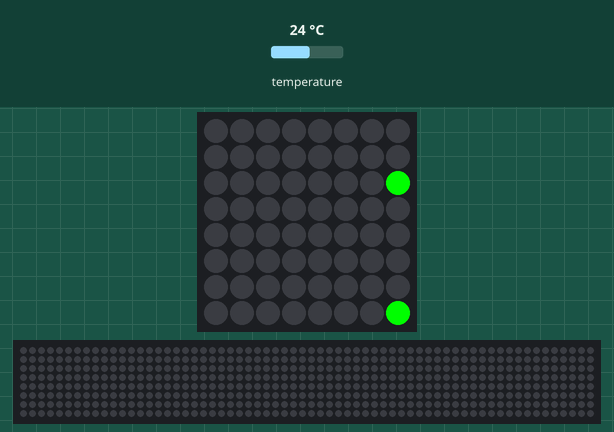
Simulated run of this program. Board: Raspberry Pi (BCM pin numbers) with a Sense HAT. On the bench: the Sense HAT's 8×8 RGB LED matrix, a strip that is not on the board, showing the scrolling text unrolled. The inputs (shaded band) are chosen by the test bench; at power-on: temperature 24 °C. The 64×8 strip is a reading aid, not a part: it shows the text the matrix is scrolling, unrolled, one strip-width of it at a time. At 17.4 s the program stops and its outputs stay as they are.

Above: at 0.7 s.
At 2.5 s:
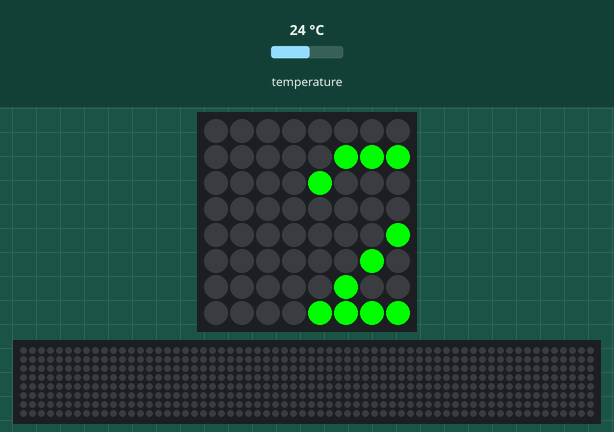
At 4.3 s:
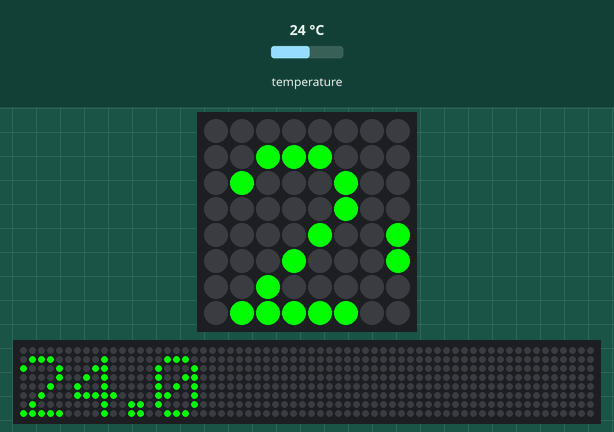
At 8.5 s:
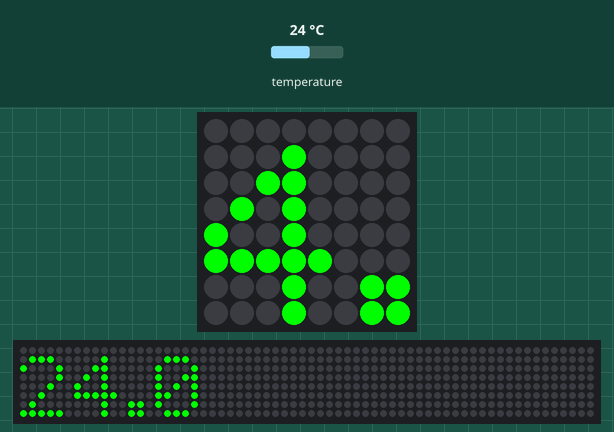
At 12.7 s:
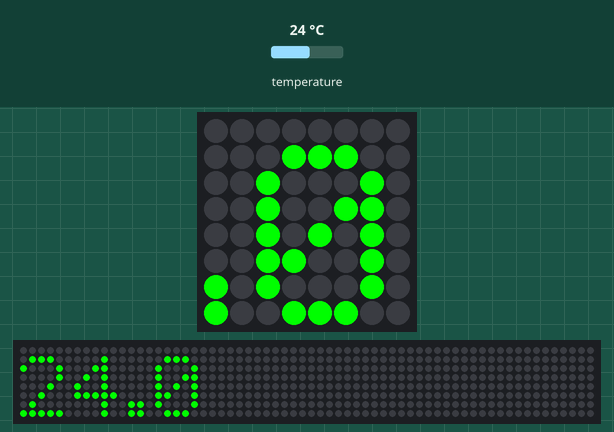
At 16.9 s:
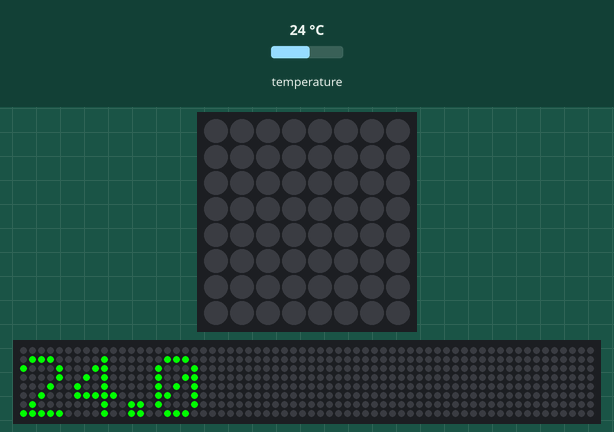

Measured:
- what the display in image 0 shows lasts 0.6 s, from 0.6 s to 1.2 s

The program:

set_pixels.py
```python
from sense_hat import SenseHat

sense = SenseHat()

sense.set_rotation(180)

red = [255, 0, 0]
green = [0,255,0]
blue = [0,0,255]


temp = round(sense.get_temperature(),2)
temp_str = str(temp)

sense.show_message(temp_str,0.6, green)
```
